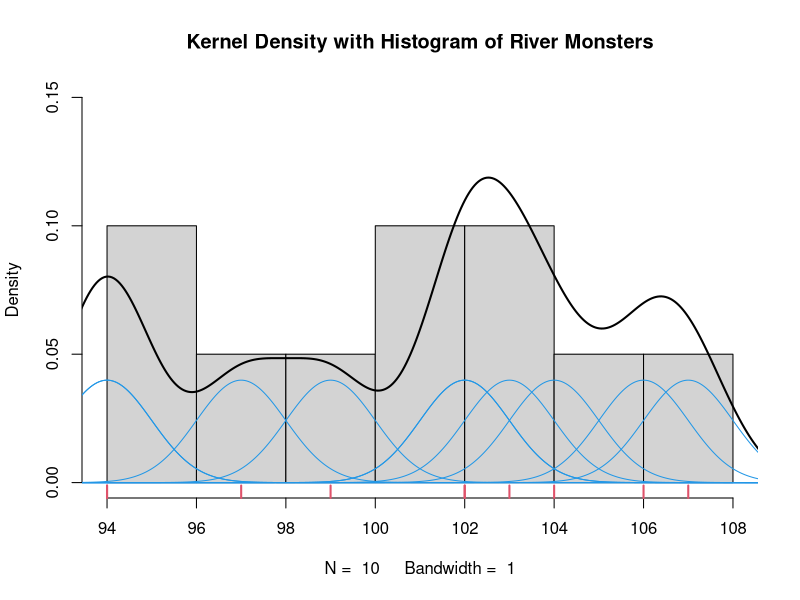

Source code (R):
# GaussianKernel
d <- c(107, 97, 99, 104, 103, 94, 102, 94, 102, 106)
h  <- 1
pi

GK <- function(u) {(1/sqrt(2*pi))*exp(-(u^2)/2)} # or dnorm(u)

DensityGraph <- function(x, h){
  n    <- length(x)
  xi   <- seq(min(x) - sd(x), max(x) + sd(x), length.out = 512)
  
  # fhat without sum since we are interest in the bell shaped curves
  fhat <- sapply(x, function(y){(1/(n*h))*GK((xi - y)/h)})
  
  # histogram of x
  hist (x, freq = FALSE, main = "Kernel Density with Histogram of River Monsters",
        xlab = paste("N = ", n, "   ", "Bandwidth = ", h), ylim = c(0, 0.15))
  
  # add fhat with sum
  lines(xi, rowSums(fhat), lwd = 2)
  
  # add the bell shaped curves
  apply(fhat, 2, function(j) lines(xi, j, col = 4))
  
  # show data points
  rug  (x, lwd = 2, col = 2)
}

DensityGraph(d, h)
